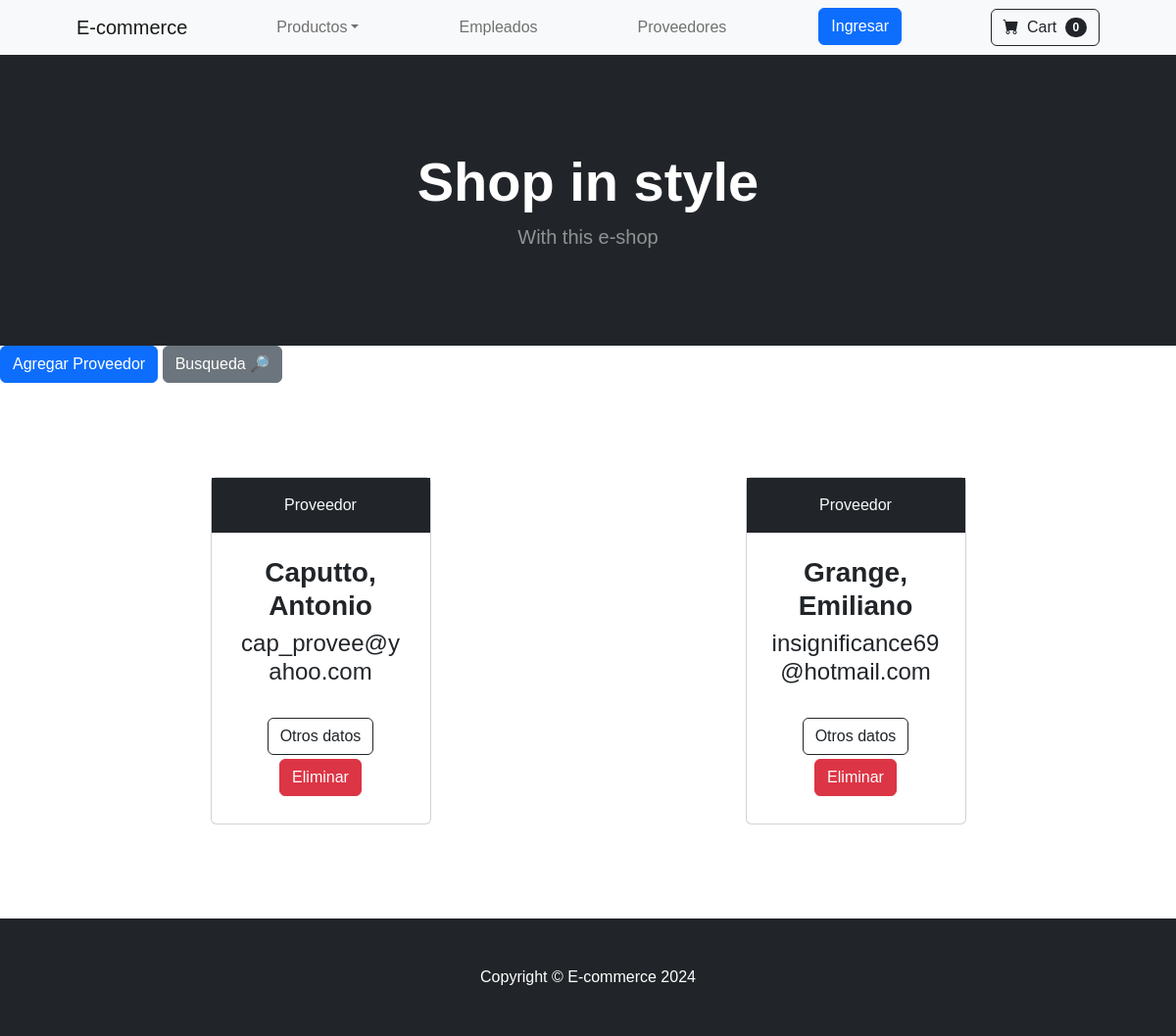
Page /ecommerce/suppliers/ on the earlier database version.
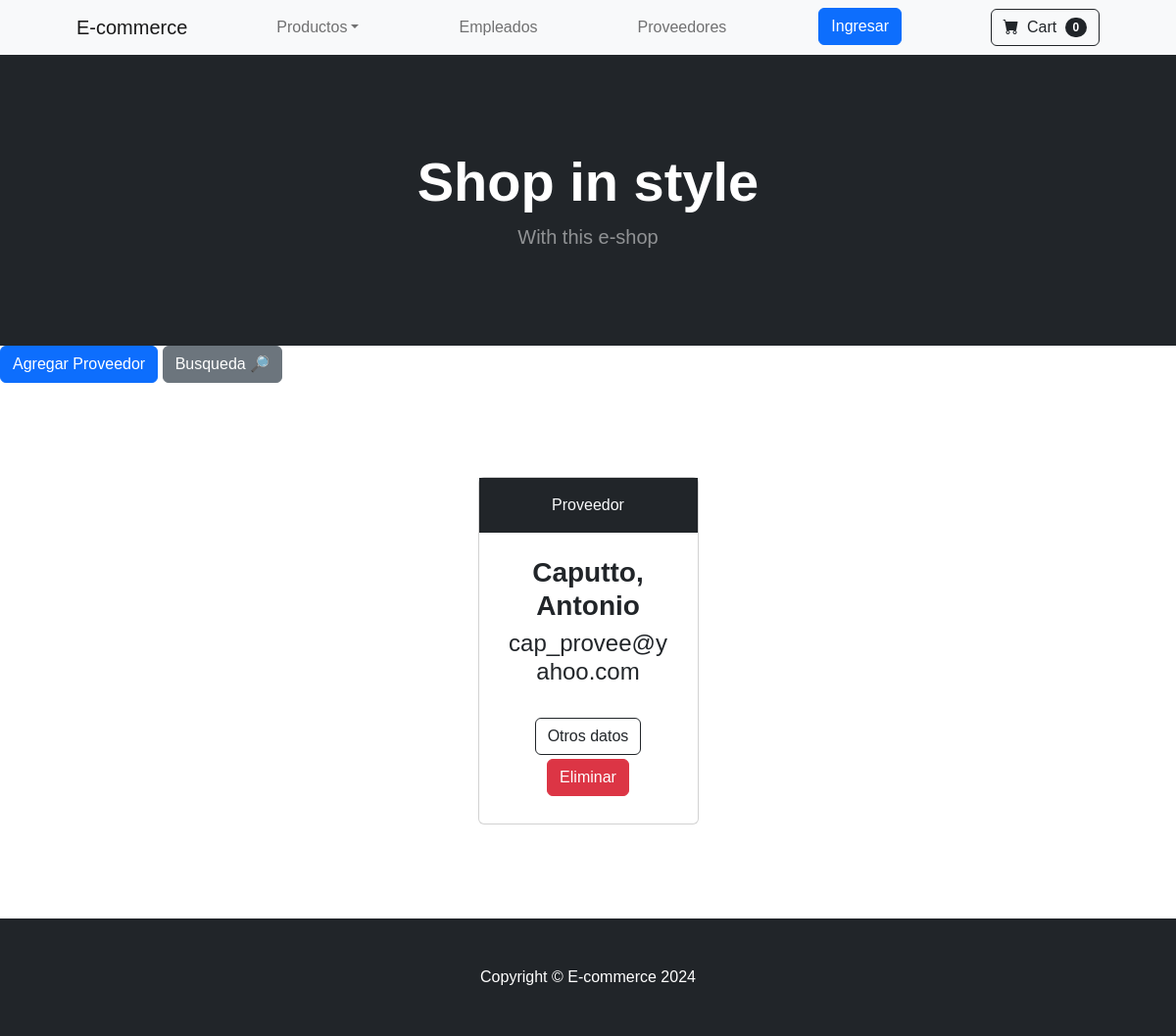
Same page on the later database version.
### ecommerce/models.py (models this page shows, shortened)
class Supplier(models.Model):
    name = models.CharField(max_length=40)
    last_name = models.CharField(max_length=40)
    phone_number = models.CharField(max_length=20)
    email = models.EmailField(unique=True)

### ecommerce/views.py (the view)
# urls.py: path('suppliers/', show_suppliers, name='suppliers'),
def show_suppliers(req):
    suppliers = Supplier.objects.all()
    return render(req, 'suppliers.html', {'suppliers': suppliers})

### ecommerce/templates/suppliers.html (shortened to what this page needs)
<!DOCTYPE html>
<html lang="en">
    <head>
        {% load static %}
        <link href="https://cdn.jsdelivr.net/npm/bootstrap-icons@1.5.0/font/bootstrap-icons.css" rel="stylesheet" />
        <link href="{% static '/css/styles.css' %}" rel="stylesheet" />
    </head>
    <body>
        {% include 'navbar.html' %}
        {% include 'header.html' %}
        {% block dinamicContent %}
                <a class="btn btn-primary" href="{% url 'createSupplier' %}">Agregar Proveedor</a>
            <a class="btn btn-secondary" href="{% url 'searchSupplier' %}">Busqueda 🔎</a>
            <section class="py-5">
                <div class="container px-4 px-lg-5 mt-5">
                    <div class="row gx-4 gx-lg-5 row-cols-2 row-cols-md-3 row-cols-xl-4 d-flex justify-content-around justify-content-center">
                        {% for supp in suppliers %}
                            <div class="col mb-5">
                                <div class="card h-100">
                                    <div class="card-head p-3 text-center bg-dark text-light">Proveedor</div>
                                    <div class="card-body p-4 text-center">
                                        <h3 class="fw-bolder">{{supp.last_name}}, {{supp.name}}</h3>
                                        <h4>{{supp.email}}</h4>
                                    </div>
                                    <div class="card-footer p-4 pt-0 border-top-0 bg-transparent">
                                        <div class="text-center"><a class="btn btn-outline-dark mt-auto mb-1" href="{% url 'detailedSupplier' supp.id %}">Otros datos</a></div>
                                        <form action="{% url 'deleteSupplier' supp.id %}" method="post" class="text-center">{% csrf_token %}
                                            <button class="btn btn-del btn-danger mt-auto mb-1" id={{supp.id}} type="submit">Eliminar</button>
                                        </form>
                                    </div>
                                </div>
                            </div>
                        {% endfor %}
                    </div>
                </div>
            </section>
        {% endblock dinamicContent %}
        {% include 'footer.html' %}
    </body>
</html>

Differences in the rows shown:
removed Supplier: last_name "Grange", name "Emiliano", email "insignificance69@hotmail.com"
